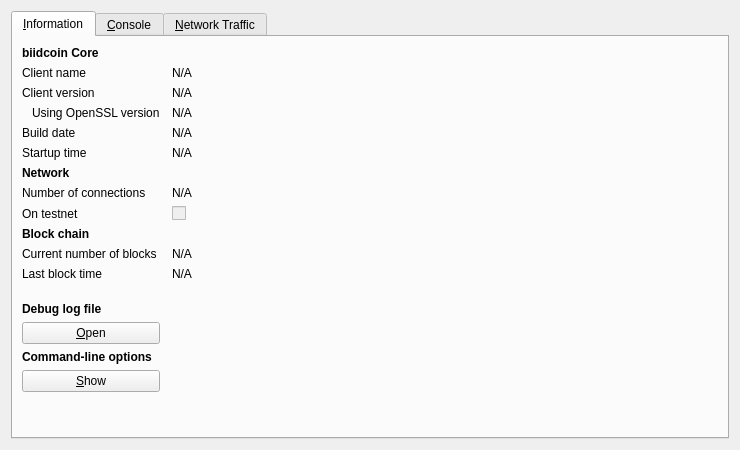
<?xml version="1.0" encoding="UTF-8"?>
<ui version="4.0">
 <class>RPCConsole</class>
 <widget class="QDialog" name="RPCConsole">
  <property name="geometry">
   <rect>
    <x>0</x>
    <y>0</y>
    <width>740</width>
    <height>450</height>
   </rect>
  </property>
  <property name="windowTitle">
   <string>biidcoin - Debug window</string>
  </property>
  <layout class="QVBoxLayout" name="verticalLayout_2">
   <item>
    <widget class="QTabWidget" name="tabWidget">
     <property name="currentIndex">
      <number>0</number>
     </property>
     <widget class="QWidget" name="tab_info">
      <attribute name="title">
       <string>&amp;Information</string>
      </attribute>
      <layout class="QGridLayout" name="gridLayout" columnstretch="0,1">
       <property name="horizontalSpacing">
        <number>12</number>
       </property>
       <item row="0" column="0">
        <widget class="QLabel" name="label_9">
         <property name="font">
          <font>
           <weight>75</weight>
           <bold>true</bold>
          </font>
         </property>
         <property name="text">
          <string>biidcoin Core</string>
         </property>
        </widget>
       </item>
       <item row="1" column="0">
        <widget class="QLabel" name="label_5">
         <property name="text">
          <string>Client name</string>
         </property>
        </widget>
       </item>
       <item row="1" column="1">
        <widget class="QLabel" name="clientName">
         <property name="cursor">
          <cursorShape>IBeamCursor</cursorShape>
         </property>
         <property name="text">
          <string>N/A</string>
         </property>
         <property name="textFormat">
          <enum>Qt::PlainText</enum>
         </property>
         <property name="textInteractionFlags">
          <set>Qt::LinksAccessibleByMouse|Qt::TextSelectableByKeyboard|Qt::TextSelectableByMouse</set>
         </property>
        </widget>
       </item>
       <item row="2" column="0">
        <widget class="QLabel" name="label_6">
         <property name="text">
          <string>Client version</string>
         </property>
        </widget>
       </item>
       <item row="2" column="1">
        <widget class="QLabel" name="clientVersion">
         <property name="cursor">
          <cursorShape>IBeamCursor</cursorShape>
         </property>
         <property name="text">
          <string>N/A</string>
         </property>
         <property name="textFormat">
          <enum>Qt::PlainText</enum>
         </property>
         <property name="textInteractionFlags">
          <set>Qt::LinksAccessibleByMouse|Qt::TextSelectableByKeyboard|Qt::TextSelectableByMouse</set>
         </property>
        </widget>
       </item>
       <item row="3" column="0">
        <widget class="QLabel" name="label_14">
         <property name="text">
          <string>Using OpenSSL version</string>
         </property>
         <property name="indent">
          <number>10</number>
         </property>
        </widget>
       </item>
       <item row="3" column="1">
        <widget class="QLabel" name="openSSLVersion">
         <property name="cursor">
          <cursorShape>IBeamCursor</cursorShape>
         </property>
         <property name="text">
          <string>N/A</string>
         </property>
         <property name="textFormat">
          <enum>Qt::PlainText</enum>
         </property>
         <property name="textInteractionFlags">
          <set>Qt::LinksAccessibleByMouse|Qt::TextSelectableByKeyboard|Qt::TextSelectableByMouse</set>
         </property>
        </widget>
       </item>
       <item row="4" column="0">
        <widget class="QLabel" name="label_12">
         <property name="text">
          <string>Build date</string>
         </property>
        </widget>
       </item>
       <item row="4" column="1">
        <widget class="QLabel" name="buildDate">
         <property name="cursor">
          <cursorShape>IBeamCursor</cursorShape>
         </property>
         <property name="text">
          <string>N/A</string>
         </property>
         <property name="textFormat">
          <enum>Qt::PlainText</enum>
         </property>
         <property name="textInteractionFlags">
          <set>Qt::LinksAccessibleByMouse|Qt::TextSelectableByKeyboard|Qt::TextSelectableByMouse</set>
         </property>
        </widget>
       </item>
       <item row="5" column="0">
        <widget class="QLabel" name="label_13">
         <property name="text">
          <string>Startup time</string>
         </property>
        </widget>
       </item>
       <item row="5" column="1">
        <widget class="QLabel" name="startupTime">
         <property name="cursor">
          <cursorShape>IBeamCursor</cursorShape>
         </property>
         <property name="text">
          <string>N/A</string>
         </property>
         <property name="textFormat">
          <enum>Qt::PlainText</enum>
         </property>
         <property name="textInteractionFlags">
          <set>Qt::LinksAccessibleByMouse|Qt::TextSelectableByKeyboard|Qt::TextSelectableByMouse</set>
         </property>
        </widget>
       </item>
       <item row="6" column="0">
        <widget class="QLabel" name="label_11">
         <property name="font">
          <font>
           <weight>75</weight>
           <bold>true</bold>
          </font>
         </property>
         <property name="text">
          <string>Network</string>
         </property>
        </widget>
       </item>
       <item row="7" column="0">
        <widget class="QLabel" name="label_7">
         <property name="text">
          <string>Number of connections</string>
         </property>
        </widget>
       </item>
       <item row="7" column="1">
        <widget class="QLabel" name="numberOfConnections">
         <property name="cursor">
          <cursorShape>IBeamCursor</cursorShape>
         </property>
         <property name="text">
          <string>N/A</string>
         </property>
         <property name="textFormat">
          <enum>Qt::PlainText</enum>
         </property>
         <property name="textInteractionFlags">
          <set>Qt::LinksAccessibleByMouse|Qt::TextSelectableByKeyboard|Qt::TextSelectableByMouse</set>
         </property>
        </widget>
       </item>
       <item row="8" column="0">
        <widget class="QLabel" name="label_8">
         <property name="text">
          <string>On testnet</string>
         </property>
        </widget>
       </item>
       <item row="8" column="1">
        <widget class="QCheckBox" name="isTestNet">
         <property name="enabled">
          <bool>false</bool>
         </property>
         <property name="text">
          <string/>
         </property>
        </widget>
       </item>
       <item row="9" column="0">
        <widget class="QLabel" name="label_10">
         <property name="font">
          <font>
           <weight>75</weight>
           <bold>true</bold>
          </font>
         </property>
         <property name="text">
          <string>Block chain</string>
         </property>
        </widget>
       </item>
       <item row="10" column="0">
        <widget class="QLabel" name="label_3">
         <property name="text">
          <string>Current number of blocks</string>
         </property>
        </widget>
       </item>
       <item row="10" column="1">
        <widget class="QLabel" name="numberOfBlocks">
         <property name="cursor">
          <cursorShape>IBeamCursor</cursorShape>
         </property>
         <property name="text">
          <string>N/A</string>
         </property>
         <property name="textFormat">
          <enum>Qt::PlainText</enum>
         </property>
         <property name="textInteractionFlags">
          <set>Qt::LinksAccessibleByMouse|Qt::TextSelectableByKeyboard|Qt::TextSelectableByMouse</set>
         </property>
        </widget>
       </item>
       <item row="11" column="0">
        <widget class="QLabel" name="label_2">
         <property name="text">
          <string>Last block time</string>
         </property>
        </widget>
       </item>
       <item row="11" column="1">
        <widget class="QLabel" name="lastBlockTime">
         <property name="cursor">
          <cursorShape>IBeamCursor</cursorShape>
         </property>
         <property name="text">
          <string>N/A</string>
         </property>
         <property name="textFormat">
          <enum>Qt::PlainText</enum>
         </property>
         <property name="textInteractionFlags">
          <set>Qt::LinksAccessibleByMouse|Qt::TextSelectableByKeyboard|Qt::TextSelectableByMouse</set>
         </property>
        </widget>
       </item>
       <item row="12" column="0">
        <spacer name="verticalSpacer_2">
         <property name="orientation">
          <enum>Qt::Vertical</enum>
         </property>
         <property name="sizeHint" stdset="0">
          <size>
           <width>20</width>
           <height>20</height>
          </size>
         </property>
        </spacer>
       </item>
       <item row="13" column="0">
        <widget class="QLabel" name="labelDebugLogfile">
         <property name="font">
          <font>
           <weight>75</weight>
           <bold>true</bold>
          </font>
         </property>
         <property name="text">
          <string>Debug log file</string>
         </property>
        </widget>
       </item>
       <item row="14" column="0">
        <widget class="QPushButton" name="openDebugLogfileButton">
         <property name="toolTip">
          <string>Open the biidcoin debug log file from the current data directory. This can take a few seconds for large log files.</string>
         </property>
         <property name="text">
          <string>&amp;Open</string>
         </property>
         <property name="autoDefault">
          <bool>false</bool>
         </property>
        </widget>
       </item>
       <item row="15" column="0">
        <widget class="QLabel" name="labelCLOptions">
         <property name="font">
          <font>
           <weight>75</weight>
           <bold>true</bold>
          </font>
         </property>
         <property name="text">
          <string>Command-line options</string>
         </property>
        </widget>
       </item>
       <item row="16" column="0">
        <widget class="QPushButton" name="showCLOptionsButton">
         <property name="toolTip">
          <string>Show the biidcoin-Qt help message to get a list with possible biidcoin command-line options.</string>
         </property>
         <property name="text">
          <string>&amp;Show</string>
         </property>
         <property name="autoDefault">
          <bool>false</bool>
         </property>
        </widget>
       </item>
       <item row="17" column="0">
        <spacer name="verticalSpacer">
         <property name="orientation">
          <enum>Qt::Vertical</enum>
         </property>
         <property name="sizeHint" stdset="0">
          <size>
           <width>20</width>
           <height>40</height>
          </size>
         </property>
        </spacer>
       </item>
      </layout>
     </widget>
     <widget class="QWidget" name="tab_console">
      <attribute name="title">
       <string>&amp;Console</string>
      </attribute>
      <layout class="QVBoxLayout" name="verticalLayout_3">
       <property name="spacing">
        <number>3</number>
       </property>
       <item>
        <widget class="QTextEdit" name="messagesWidget">
         <property name="minimumSize">
          <size>
           <width>0</width>
           <height>100</height>
          </size>
         </property>
         <property name="readOnly">
          <bool>true</bool>
         </property>
         <property name="tabKeyNavigation" stdset="0">
          <bool>false</bool>
         </property>
         <property name="columnCount" stdset="0">
          <number>2</number>
         </property>
        </widget>
       </item>
       <item>
        <layout class="QHBoxLayout" name="horizontalLayout">
         <property name="spacing">
          <number>3</number>
         </property>
         <item>
          <widget class="QLabel" name="label">
           <property name="text">
            <string notr="true">&gt;</string>
           </property>
          </widget>
         </item>
         <item>
          <widget class="QLineEdit" name="lineEdit"/>
         </item>
         <item>
          <widget class="QPushButton" name="clearButton">
           <property name="maximumSize">
            <size>
             <width>24</width>
             <height>24</height>
            </size>
           </property>
           <property name="toolTip">
            <string>Clear console</string>
           </property>
           <property name="text">
            <string/>
           </property>
           <property name="icon">
            <iconset resource="../bitcoin.qrc">
             <normaloff>:/icons/remove</normaloff>:/icons/remove</iconset>
           </property>
           <property name="shortcut">
            <string notr="true">Ctrl+L</string>
           </property>
           <property name="autoDefault">
            <bool>false</bool>
           </property>
          </widget>
         </item>
        </layout>
       </item>
      </layout>
     </widget>
     <widget class="QWidget" name="tab">
      <attribute name="title">
       <string>&amp;Network Traffic</string>
      </attribute>
      <layout class="QHBoxLayout" name="horizontalLayout_3">
       <item>
        <layout class="QVBoxLayout" name="verticalLayout_4">
         <item>
          <widget class="TrafficGraphWidget" name="trafficGraph" native="true">
           <property name="sizePolicy">
            <sizepolicy hsizetype="Expanding" vsizetype="Expanding">
             <horstretch>0</horstretch>
             <verstretch>0</verstretch>
            </sizepolicy>
           </property>
          </widget>
         </item>
         <item>
          <layout class="QHBoxLayout" name="horizontalLayout_2">
           <item>
            <widget class="QSlider" name="sldGraphRange">
             <property name="minimum">
              <number>1</number>
             </property>
             <property name="maximum">
              <number>288</number>
             </property>
             <property name="pageStep">
              <number>12</number>
             </property>
             <property name="value">
              <number>6</number>
             </property>
             <property name="orientation">
              <enum>Qt::Horizontal</enum>
             </property>
            </widget>
           </item>
           <item>
            <widget class="QLabel" name="lblGraphRange">
             <property name="minimumSize">
              <size>
               <width>100</width>
               <height>0</height>
              </size>
             </property>
             <property name="alignment">
              <set>Qt::AlignCenter</set>
             </property>
            </widget>
           </item>
           <item>
            <widget class="QPushButton" name="btnClearTrafficGraph">
             <property name="text">
              <string>&amp;Clear</string>
             </property>
            </widget>
           </item>
          </layout>
         </item>
        </layout>
       </item>
       <item>
        <layout class="QVBoxLayout" name="verticalLayout">
         <item>
          <widget class="QGroupBox" name="groupBox">
           <property name="title">
            <string>Totals</string>
           </property>
           <layout class="QVBoxLayout" name="verticalLayout_5">
            <item>
             <layout class="QHBoxLayout" name="horizontalLayout_4">
              <item>
               <widget class="Line" name="line">
                <property name="sizePolicy">
                 <sizepolicy hsizetype="Fixed" vsizetype="Fixed">
                  <horstretch>0</horstretch>
                  <verstretch>0</verstretch>
                 </sizepolicy>
                </property>
                <property name="minimumSize">
                 <size>
                  <width>10</width>
                  <height>0</height>
                 </size>
                </property>
                <property name="palette">
                 <palette>
                  <active>
                   <colorrole role="Light">
                    <brush brushstyle="SolidPattern">
                     <color alpha="255">
                      <red>0</red>
                      <green>255</green>
                      <blue>0</blue>
                     </color>
                    </brush>
                   </colorrole>
                  </active>
                  <inactive>
                   <colorrole role="Light">
                    <brush brushstyle="SolidPattern">
                     <color alpha="255">
                      <red>0</red>
                      <green>255</green>
                      <blue>0</blue>
                     </color>
                    </brush>
                   </colorrole>
                  </inactive>
                  <disabled>
                   <colorrole role="Light">
                    <brush brushstyle="SolidPattern">
                     <color alpha="255">
                      <red>0</red>
                      <green>255</green>
                      <blue>0</blue>
                     </color>
                    </brush>
                   </colorrole>
                  </disabled>
                 </palette>
                </property>
                <property name="orientation">
                 <enum>Qt::Horizontal</enum>
                </property>
               </widget>
              </item>
              <item>
               <widget class="QLabel" name="label_16">
                <property name="text">
                 <string>In:</string>
                </property>
               </widget>
              </item>
              <item>
               <widget class="QLabel" name="lblBytesIn">
                <property name="minimumSize">
                 <size>
                  <width>50</width>
                  <height>0</height>
                 </size>
                </property>
                <property name="alignment">
                 <set>Qt::AlignRight|Qt::AlignTrailing|Qt::AlignVCenter</set>
                </property>
               </widget>
              </item>
             </layout>
            </item>
            <item>
             <layout class="QHBoxLayout" name="horizontalLayout_5">
              <item>
               <widget class="Line" name="line_2">
                <property name="sizePolicy">
                 <sizepolicy hsizetype="Fixed" vsizetype="Fixed">
                  <horstretch>0</horstretch>
                  <verstretch>0</verstretch>
                 </sizepolicy>
                </property>
                <property name="minimumSize">
                 <size>
                  <width>10</width>
                  <height>0</height>
                 </size>
                </property>
                <property name="palette">
                 <palette>
                  <active>
                   <colorrole role="Light">
                    <brush brushstyle="SolidPattern">
                     <color alpha="255">
                      <red>255</red>
                      <green>0</green>
                      <blue>0</blue>
                     </color>
                    </brush>
                   </colorrole>
                  </active>
                  <inactive>
                   <colorrole role="Light">
                    <brush brushstyle="SolidPattern">
                     <color alpha="255">
                      <red>255</red>
                      <green>0</green>
                      <blue>0</blue>
                     </color>
                    </brush>
                   </colorrole>
                  </inactive>
                  <disabled>
                   <colorrole role="Light">
                    <brush brushstyle="SolidPattern">
                     <color alpha="255">
                      <red>255</red>
                      <green>0</green>
                      <blue>0</blue>
                     </color>
                    </brush>
                   </colorrole>
                  </disabled>
                 </palette>
                </property>
                <property name="orientation">
                 <enum>Qt::Horizontal</enum>
                </property>
               </widget>
              </item>
              <item>
               <widget class="QLabel" name="label_17">
                <property name="text">
                 <string>Out:</string>
                </property>
               </widget>
              </item>
              <item>
               <widget class="QLabel" name="lblBytesOut">
                <property name="minimumSize">
                 <size>
                  <width>50</width>
                  <height>0</height>
                 </size>
                </property>
                <property name="alignment">
                 <set>Qt::AlignRight|Qt::AlignTrailing|Qt::AlignVCenter</set>
                </property>
               </widget>
              </item>
             </layout>
            </item>
            <item>
             <spacer name="verticalSpacer_4">
              <property name="orientation">
               <enum>Qt::Vertical</enum>
              </property>
              <property name="sizeHint" stdset="0">
               <size>
                <width>20</width>
                <height>407</height>
               </size>
              </property>
             </spacer>
            </item>
           </layout>
          </widget>
         </item>
        </layout>
       </item>
      </layout>
     </widget>
    </widget>
   </item>
  </layout>
 </widget>
 <customwidgets>
  <customwidget>
   <class>TrafficGraphWidget</class>
   <extends>QWidget</extends>
   <header>trafficgraphwidget.h</header>
   <container>1</container>
   <slots>
    <slot>clear()</slot>
   </slots>
  </customwidget>
 </customwidgets>
 <resources>
  <include location="../bitcoin.qrc"/>
 </resources>
 <connections/>
</ui>
